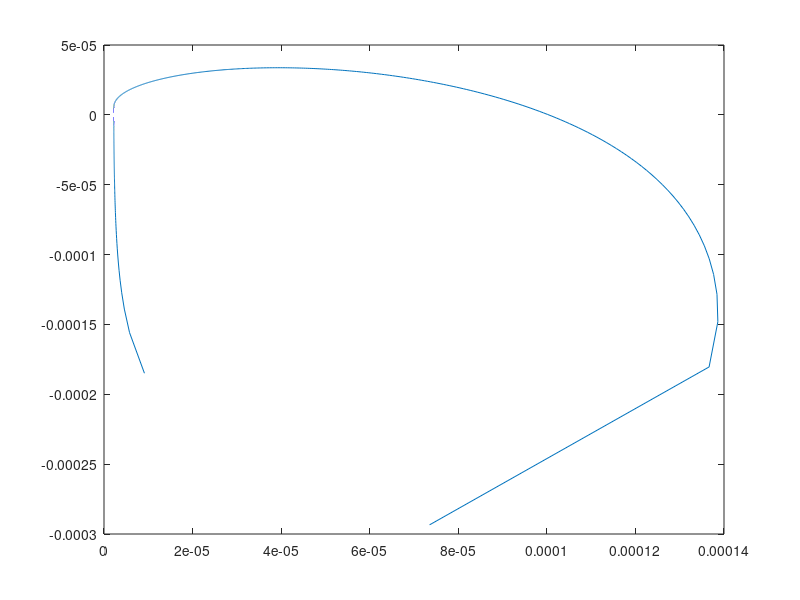

MATLAB code for this plot:
samR = 44000;
a = 34.5;
b = sin(34);


w = 0:1/0.3:samR/2;
H = (a + 1i * w) .* ((a * a + b * b - w .* w + 2 * 1i * a * w).^-1);

fs = samR;
t = 0:1/fs:1;
x = (rand(length(t), 1) - 0.5) * 10;

h = ifft(H);
plot(h);
